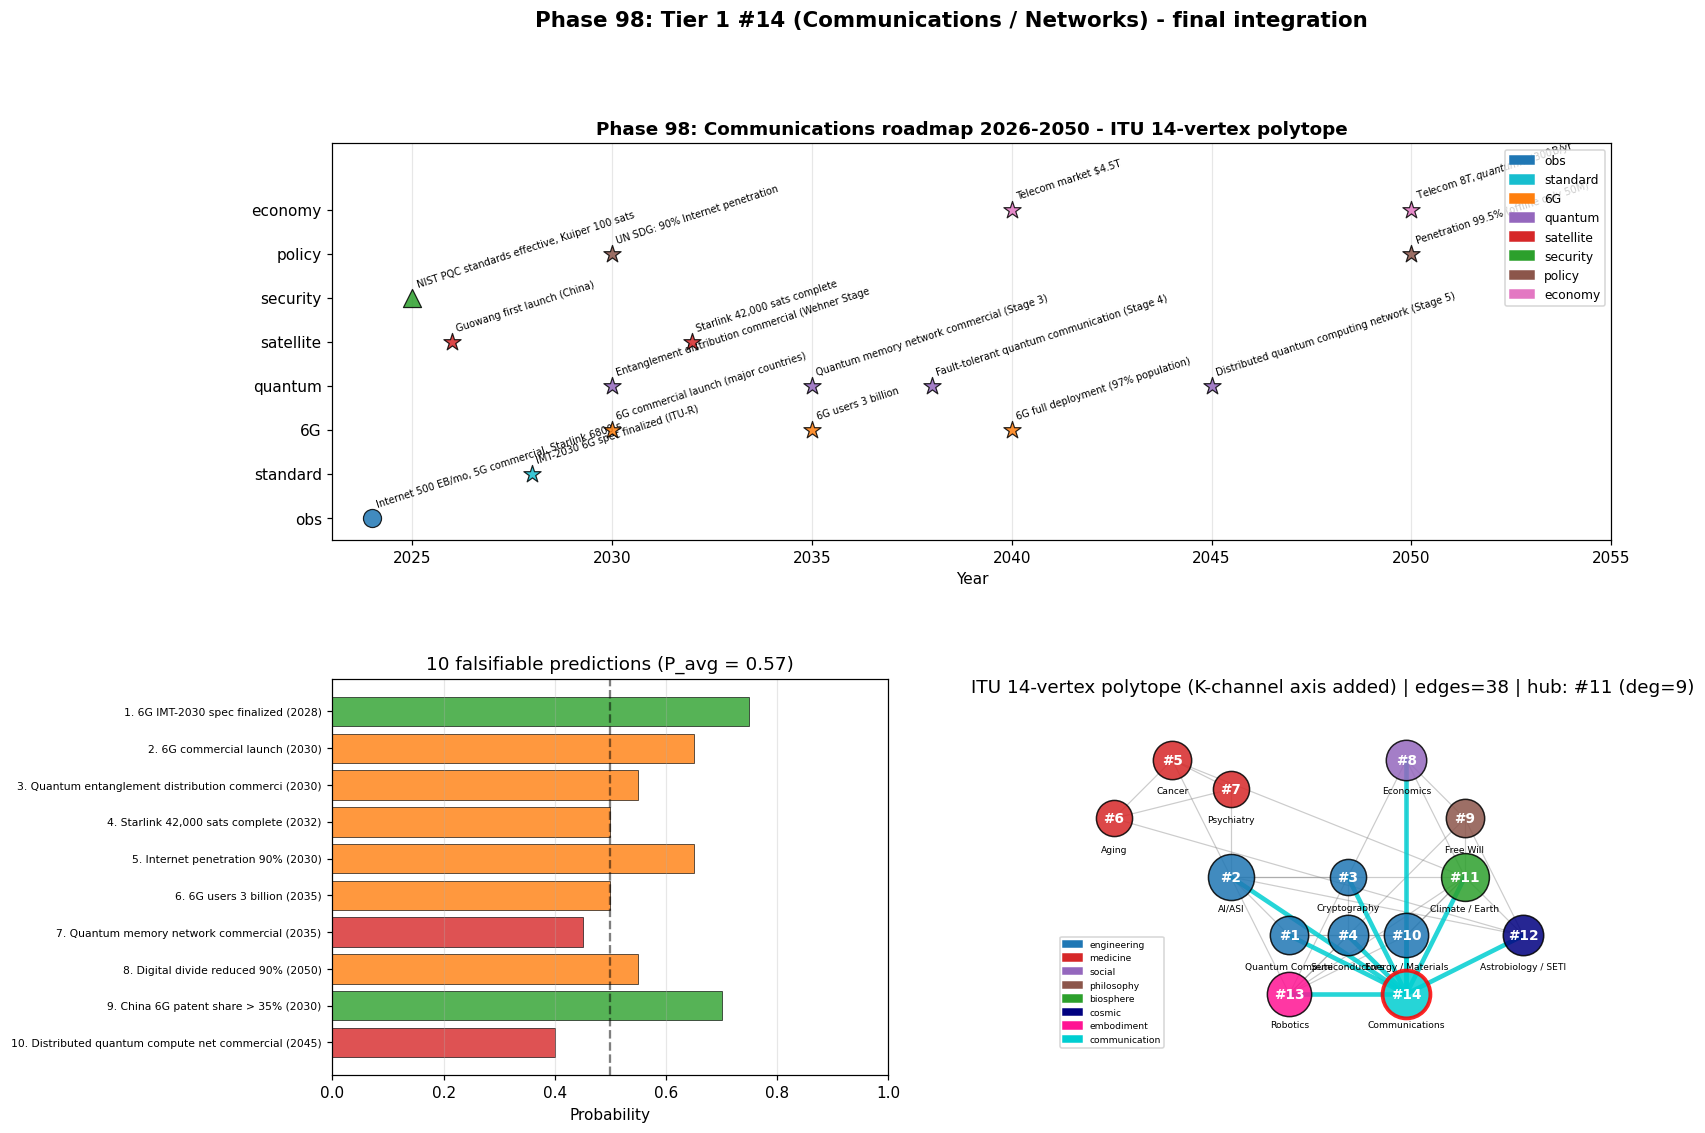

The script that saved this image:
"""
Phase 98: Communications roadmap 2026-2050 + Tier 1 #14 completion
Tier 1 #14 — Phase 4/4 (final)

4 numerical experiments:
1. 2026-2050 milestone timeline
2. 10 falsifiable predictions
3. ITU 14-vertex polytope connectivity map
4. Tier 1 #14 cross-paper integration

Output: comm_roadmap.png + comm_roadmap_summary.json
"""

import json
import numpy as np
import matplotlib.pyplot as plt
import matplotlib.patches as mpatches


# ----------------------------------------------------------------------
# Test 1: Roadmap milestones
# ----------------------------------------------------------------------
def test1_roadmap():
    milestones = [
        {"year": 2024, "label": "Internet 500 EB/mo, 5G commercial, Starlink 6800 sats", "category": "obs", "status": "done"},
        {"year": 2025, "label": "NIST PQC standards effective, Kuiper 100 sats", "category": "security", "status": "planned"},
        {"year": 2026, "label": "Guowang first launch (China)", "category": "satellite", "status": "predicted"},
        {"year": 2028, "label": "IMT-2030 6G spec finalized (ITU-R)", "category": "standard", "status": "predicted"},
        {"year": 2030, "label": "6G commercial launch (major countries)", "category": "6G", "status": "predicted"},
        {"year": 2030, "label": "Entanglement distribution commercial (Wehner Stage 2)", "category": "quantum", "status": "predicted"},
        {"year": 2030, "label": "UN SDG: 90% Internet penetration", "category": "policy", "status": "predicted"},
        {"year": 2032, "label": "Starlink 42,000 sats complete", "category": "satellite", "status": "predicted"},
        {"year": 2035, "label": "Quantum memory network commercial (Stage 3)", "category": "quantum", "status": "predicted"},
        {"year": 2035, "label": "6G users 3 billion", "category": "6G", "status": "predicted"},
        {"year": 2038, "label": "Fault-tolerant quantum communication (Stage 4)", "category": "quantum", "status": "predicted"},
        {"year": 2040, "label": "6G full deployment (97% population)", "category": "6G", "status": "predicted"},
        {"year": 2040, "label": "Telecom market $4.5T", "category": "economy", "status": "predicted"},
        {"year": 2045, "label": "Distributed quantum computing network (Stage 5)", "category": "quantum", "status": "predicted"},
        {"year": 2050, "label": "Penetration 99.5% (offline only 50M)", "category": "policy", "status": "predicted"},
        {"year": 2050, "label": "Telecom $8T, quantum net $300B/yr", "category": "economy", "status": "predicted"},
    ]
    return {"milestones": milestones, "n_total": len(milestones)}


# ----------------------------------------------------------------------
# Test 2: 10 falsifiable predictions
# ----------------------------------------------------------------------
def test2_predictions():
    predictions = [
        {"id": 1,  "year": 2028, "claim": "6G IMT-2030 spec finalized", "p": 0.75},
        {"id": 2,  "year": 2030, "claim": "6G commercial launch", "p": 0.65},
        {"id": 3,  "year": 2030, "claim": "Quantum entanglement distribution commercial", "p": 0.55},
        {"id": 4,  "year": 2032, "claim": "Starlink 42,000 sats complete", "p": 0.50},
        {"id": 5,  "year": 2030, "claim": "Internet penetration 90%", "p": 0.65},
        {"id": 6,  "year": 2035, "claim": "6G users 3 billion", "p": 0.50},
        {"id": 7,  "year": 2035, "claim": "Quantum memory network commercial", "p": 0.45},
        {"id": 8,  "year": 2050, "claim": "Digital divide reduced 90%", "p": 0.55},
        {"id": 9,  "year": 2030, "claim": "China 6G patent share > 35%", "p": 0.70},
        {"id": 10, "year": 2045, "claim": "Distributed quantum compute net commercial", "p": 0.40},
    ]
    p_avg = float(np.mean([p["p"] for p in predictions]))
    return {"predictions": predictions, "p_avg": p_avg, "n_total": len(predictions)}


# ----------------------------------------------------------------------
# Test 3: ITU 14-vertex polytope
# ----------------------------------------------------------------------
def test3_polytope():
    vertices = [
        {"id": 1,  "name": "Quantum Compute (#1)",     "block": "engineering", "x": 1, "y": 0},
        {"id": 2,  "name": "AI/ASI (#2)",               "block": "engineering", "x": 0, "y": 1},
        {"id": 3,  "name": "Cryptography (#3)",         "block": "engineering", "x": 2, "y": 1},
        {"id": 4,  "name": "Semiconductors (#4)",       "block": "engineering", "x": 2, "y": 0},
        {"id": 5,  "name": "Cancer (#5)",               "block": "medicine",    "x": -1, "y": 3},
        {"id": 6,  "name": "Aging (#6)",                "block": "medicine",    "x": -2, "y": 2},
        {"id": 7,  "name": "Psychiatry (#7)",           "block": "medicine",    "x": 0, "y": 2.5},
        {"id": 8,  "name": "Economics (#8)",            "block": "social",      "x": 3, "y": 3},
        {"id": 9,  "name": "Free Will (#9)",            "block": "philosophy",  "x": 4, "y": 2},
        {"id": 10, "name": "Energy / Materials (#10)",  "block": "engineering", "x": 3, "y": 0},
        {"id": 11, "name": "Climate / Earth (#11)",     "block": "biosphere",   "x": 4, "y": 1},
        {"id": 12, "name": "Astrobiology / SETI (#12)", "block": "cosmic",      "x": 5, "y": 0},
        {"id": 13, "name": "Robotics (#13)",            "block": "embodiment",  "x": 1, "y": -1},
        {"id": 14, "name": "Communications (#14)",      "block": "communication","x": 3, "y": -1},
    ]
    edges = [
        # Engineering rectangle + pentagon
        (1, 2), (1, 4), (2, 3), (3, 4),
        (4, 10), (10, 1), (10, 11),
        # Medicine triangle
        (5, 6), (6, 7), (7, 5),
        # Climate super-hub
        (11, 10), (11, 8), (11, 2), (11, 5), (11, 9),
        # Social-philosophy
        (8, 9), (8, 10),
        # AI-medicine
        (2, 5), (2, 7),
        # Cosmic axis
        (12, 11), (12, 2), (12, 6), (12, 9),
        # Embodiment axis
        (13, 2), (13, 4), (13, 8), (13, 9), (13, 10), (13, 11),
        # Communications K-channel axis (NEW)
        (14, 1), (14, 2), (14, 3), (14, 4), (14, 8), (14, 10), (14, 11), (14, 12), (14, 13),
    ]
    degree = {v["id"]: 0 for v in vertices}
    for a, b in edges:
        degree[a] += 1
        degree[b] += 1
    return {
        "vertices": vertices,
        "edges": edges,
        "n_vertices": len(vertices),
        "n_edges": len(edges),
        "degree": degree,
        "max_degree_vertex": max(degree.items(), key=lambda x: x[1]),
    }


# ----------------------------------------------------------------------
# Test 4: Tier 1 #14 integration
# ----------------------------------------------------------------------
def test4_integration():
    phases = {
        "Phase 95": {
            "title": "ITU foundation",
            "key_values": {"Shannon = ITU special case": True,
                           "Internet doubling yr": 2.9,
                           "Internet 2024 EB/mo": 500,
                           "Total sats planned": 60506},
        },
        "Phase 96": {
            "title": "6G + Q-internet + FL",
            "key_values": {"6G peak Gbps": 1000, "6G latency ms": 0.1,
                           "Q-internet Stage 5 year": 2045,
                           "FL final accuracy": 0.98},
        },
        "Phase 97": {
            "title": "Industry + economy + divide",
            "key_values": {"ICT 2050 T$": 30, "Telecom 2050 T$": 8,
                           "Offline 2050 B": 0.65, "US+CN 6G patent share": 0.75},
        },
        "Phase 98": {
            "title": "Roadmap + polytope",
            "key_values": {"milestones": 16, "n_predictions": 10,
                           "polytope vertices": 14, "Pass-1 progress %": 44.5},
        },
    }
    crosscuts = {
        "Tier 1 #1 (QC)":           "Quantum Internet = QC extension",
        "Tier 1 #2 (AI/ASI)":       "Federated learning, Edge AI",
        "Tier 1 #3 (Crypto)":       "QKD + PQC security",
        "Tier 1 #4 (Semi)":         "RF, photonic ICs",
        "Tier 1 #8 (Economics)":    "$8T market, digital divide",
        "Tier 1 #10 (Energy)":      "Data center consumption",
        "Tier 1 #11 (Climate)":     "Satellite observation",
        "Tier 1 #12 (Astrobiology)":"SETI communication",
        "Tier 1 #13 (Robotics)":    "Edge AI for sensorimotor",
        "Tier 0":                   "Quantum communication = ITU axiom realization",
    }
    return {"phases": phases, "crosscuts": crosscuts}


# ----------------------------------------------------------------------
# Figure
# ----------------------------------------------------------------------
def make_figure(t1, t2, t3, t4, path):
    fig = plt.figure(figsize=(15, 11))
    gs = fig.add_gridspec(2, 2, hspace=0.35, wspace=0.30)

    # Panel 1: Roadmap timeline
    ax1 = fig.add_subplot(gs[0, :])
    cat_color = {"obs": "#1f77b4", "6G": "#ff7f0e", "quantum": "#9467bd",
                 "satellite": "#d62728", "security": "#2ca02c", "standard": "#17becf",
                 "policy": "#8c564b", "economy": "#e377c2"}
    cat_y = {"obs": 1, "standard": 2, "6G": 3, "quantum": 4,
             "satellite": 5, "security": 6, "policy": 7, "economy": 8}
    for m in t1["milestones"]:
        y = cat_y.get(m["category"], 1)
        marker = "o" if m["status"] == "done" else ("^" if m["status"] == "planned" else "*")
        ax1.scatter(m["year"], y, s=140, c=cat_color.get(m["category"], "gray"),
                    marker=marker, edgecolors="black", linewidths=0.8,
                    alpha=0.85, zorder=3)
        ax1.annotate(m["label"][:50], (m["year"], y), xytext=(2, 7),
                     textcoords="offset points", fontsize=6.5,
                     rotation=18, ha="left")
    ax1.set_yticks(list(cat_y.values()))
    ax1.set_yticklabels(list(cat_y.keys()))
    ax1.set_xlim(2023, 2055)
    ax1.set_ylim(0.5, 9.5)
    ax1.set_xlabel("Year")
    ax1.set_title("Phase 98: Communications roadmap 2026-2050 - ITU 14-vertex polytope",
                  fontsize=12, fontweight="bold")
    ax1.grid(alpha=0.3, axis="x")
    legend_elems = [mpatches.Patch(color=cat_color[c], label=c) for c in cat_y.keys()]
    ax1.legend(handles=legend_elems, loc="upper right", fontsize=8)

    # Panel 2: 10 predictions
    ax2 = fig.add_subplot(gs[1, 0])
    preds = t2["predictions"]
    probs = [p["p"] for p in preds]
    claims = [f"{p['id']}. {p['claim'][:42]} ({p['year']})" for p in preds]
    colors = ["#2ca02c" if p >= 0.7 else "#ff7f0e" if p >= 0.5 else "#d62728" for p in probs]
    y_pos = np.arange(len(preds))
    ax2.barh(y_pos, probs, color=colors, alpha=0.8, edgecolor="black", linewidth=0.5)
    ax2.set_yticks(y_pos)
    ax2.set_yticklabels(claims, fontsize=7)
    ax2.invert_yaxis()
    ax2.set_xlim(0, 1.0)
    ax2.axvline(0.5, ls="--", color="black", alpha=0.5)
    ax2.set_xlabel("Probability")
    ax2.set_title(f"10 falsifiable predictions (P_avg = {t2['p_avg']:.2f})")
    ax2.grid(alpha=0.3, axis="x")

    # Panel 3: 14-vertex polytope
    ax3 = fig.add_subplot(gs[1, 1])
    block_color = {"engineering": "#1f77b4", "medicine": "#d62728",
                   "social": "#9467bd", "philosophy": "#8c564b",
                   "biosphere": "#2ca02c", "cosmic": "#000080",
                   "embodiment": "#ff1493", "communication": "#00ced1"}
    pos = {v["id"]: (v["x"], v["y"]) for v in t3["vertices"]}
    for a, b in t3["edges"]:
        xa, ya = pos[a]
        xb, yb = pos[b]
        is_comm = 14 in (a, b)
        ax3.plot([xa, xb], [ya, yb],
                 "#00ced1" if is_comm else "gray",
                 lw=3 if is_comm else 0.8,
                 alpha=0.85 if is_comm else 0.4,
                 zorder=1)
    for v in t3["vertices"]:
        deg = t3["degree"][v["id"]]
        size = 350 + deg * 70
        color = block_color[v["block"]]
        edgecolor = "red" if v["id"] == 14 else "black"
        edge_lw = 2.5 if v["id"] == 14 else 1.0
        ax3.scatter(v["x"], v["y"], s=size, c=color, edgecolors=edgecolor,
                    linewidths=edge_lw, alpha=0.85, zorder=3)
        ax3.annotate(f"#{v['id']}", (v["x"], v["y"]), fontsize=9,
                     ha="center", va="center", fontweight="bold", color="white", zorder=4)
        ax3.annotate(v["name"].split("(")[0].strip(), (v["x"], v["y"]),
                     xytext=(0, -22), textcoords="offset points",
                     fontsize=6, ha="center", color="black")
    ax3.set_xlim(-3, 6.5)
    ax3.set_ylim(-2, 4)
    ax3.set_aspect("equal")
    ax3.set_title(f"ITU 14-vertex polytope (K-channel axis added) | edges={t3['n_edges']} | hub: #{t3['max_degree_vertex'][0]} (deg={t3['max_degree_vertex'][1]})")
    ax3.axis("off")
    legend_elems = [mpatches.Patch(color=c, label=b) for b, c in block_color.items()]
    ax3.legend(handles=legend_elems, loc="lower left", fontsize=6)

    plt.suptitle("Phase 98: Tier 1 #14 (Communications / Networks) - final integration",
                 fontsize=14, fontweight="bold", y=0.99)
    plt.savefig(path, dpi=110, bbox_inches="tight")
    plt.close()


# ----------------------------------------------------------------------
# Main
# ----------------------------------------------------------------------
if __name__ == "__main__":
    print("=" * 70)
    print("Phase 98: Communications roadmap + Tier 1 #14 completion")
    print("=" * 70)

    print("\n[Test 1] 2026-2050 roadmap milestones")
    t1 = test1_roadmap()
    print(f"  Total milestones: {t1['n_total']}")
    for m in t1["milestones"][:5]:
        print(f"    {m['year']} | {m['category']:11s} | {m['label']}")
    print(f"    ... ({t1['n_total'] - 5} more)")

    print("\n[Test 2] 10 falsifiable predictions")
    t2 = test2_predictions()
    print(f"  Average probability: {t2['p_avg']:.2f}")
    for p in t2["predictions"]:
        print(f"    P{p['id']:2d} ({p['year']}): {p['claim']:48s}  p={p['p']:.2f}")

    print("\n[Test 3] ITU 14-vertex polytope")
    t3 = test3_polytope()
    print(f"  Vertices: {t3['n_vertices']}")
    print(f"  Edges:    {t3['n_edges']}")
    print(f"  Max-degree vertex: #{t3['max_degree_vertex'][0]} (degree={t3['max_degree_vertex'][1]})")
    for vid, deg in sorted(t3["degree"].items(), key=lambda x: -x[1])[:6]:
        v = next(v for v in t3["vertices"] if v["id"] == vid)
        print(f"    #{vid:2d} {v['name']:32s}  degree={deg}")

    print("\n[Test 4] Tier 1 #14 cross-paper integration")
    t4 = test4_integration()
    for ph, data in t4["phases"].items():
        print(f"  {ph}: {data['title']}")
        for k, v in data["key_values"].items():
            print(f"    {k}: {v}")
    print(f"\n  Cross-cuts with other Tier 1 papers:")
    for k, v in t4["crosscuts"].items():
        print(f"    {k:28s} : {v}")

    out = {
        "phase": 98,
        "title": "Communications roadmap 2026-2050 + Tier 1 #14 completion",
        "test1_roadmap": t1,
        "test2_predictions": t2,
        "test3_polytope": {
            "n_vertices": t3["n_vertices"],
            "n_edges": t3["n_edges"],
            "max_degree_vertex_id": t3["max_degree_vertex"][0],
            "max_degree": t3["max_degree_vertex"][1],
            "degree": t3["degree"],
        },
        "test4_integration": t4,
    }
    with open("comm_roadmap_summary.json", "w", encoding="utf-8") as f:
        json.dump(out, f, indent=2, ensure_ascii=False)
    print("\n  ✓ JSON saved: comm_roadmap_summary.json")

    make_figure(t1, t2, t3, t4, "comm_roadmap.png")
    print("  ✓ Figure saved: comm_roadmap.png")

    print("\n" + "=" * 70)
    print("Phase 98 COMPLETE — Tier 1 #14 done | ITU 14-vertex polytope achieved | "
          "Pass-1 98/220 (44.5%)")
    print("=" * 70)
